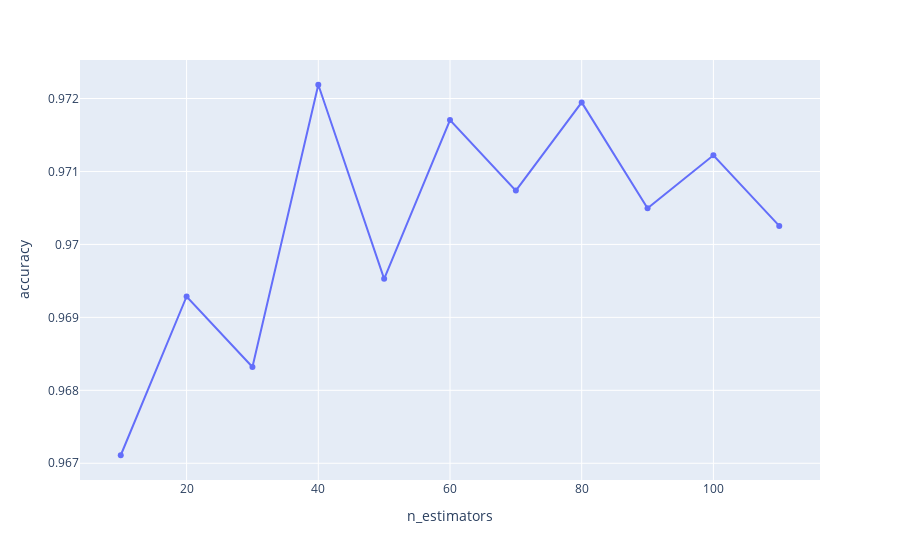

Notebook source saved alongside this figure:
### Code cell
import plotly.express as px
results = pd.DataFrame(grid_search_rfc.cv_results_)
subset = results[['param_n_estimators', 'mean_test_score']]
fig = px.line(subset, x="param_n_estimators", y="mean_test_score", markers=True)
fig.update_xaxes(title_text="n_estimators")
fig.update_yaxes(title_text="accuracy")
fig.show()

### Figure 1 — Plotly figure (JSON) as saved in the notebook; plotly's stock layout.template omitted (floating-point values rounded to 4 significant figures)
{"data": [{"hovertemplate": "param_n_estimators=%{x}<br>mean_test_score=%{y}<extra></extra>", "legendgroup": "", "line": {"color": "#636efa", "dash": "solid"}, "marker": {"symbol": "circle"}, "mode": "markers+lines", "name": "", "orientation": "v", "showlegend": false, "type": "scatter", "x": [10, 20, 30, 40, 50, 60, 70, 80, 90, 100, 110], "xaxis": "x", "y": [0.9671, 0.9693, 0.9683, 0.9722, 0.9695, 0.9717, 0.9707, 0.9719, 0.9705, 0.9712, 0.9703], "yaxis": "y"}], "layout": {"autosize": true, "legend": {"tracegroupgap": 0}, "margin": {"t": 60}, "xaxis": {"anchor": "y", "autorange": true, "domain": [0, 1], "range": [3.937, 116.1], "title": {"text": "n_estimators"}, "type": "linear"}, "yaxis": {"anchor": "x", "autorange": true, "domain": [0, 1], "range": [0.9667, 0.9726], "title": {"text": "accuracy"}, "type": "linear"}}}
